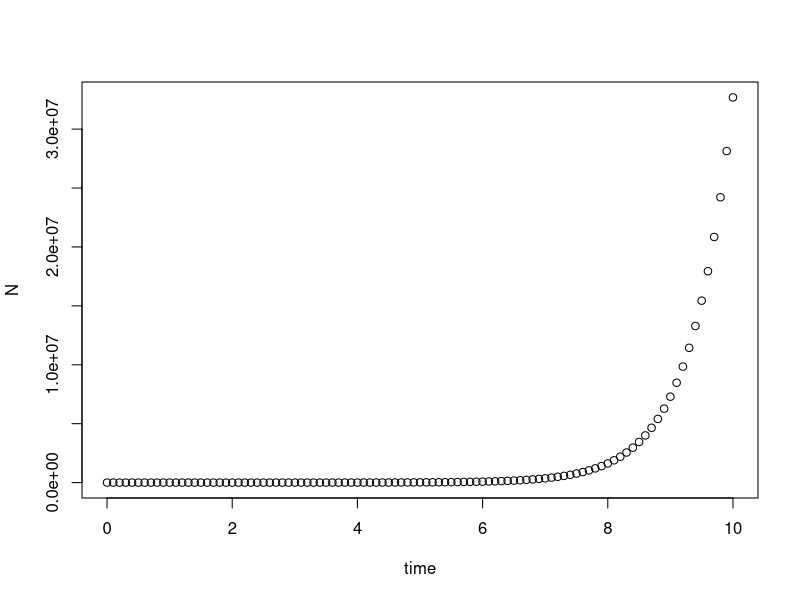
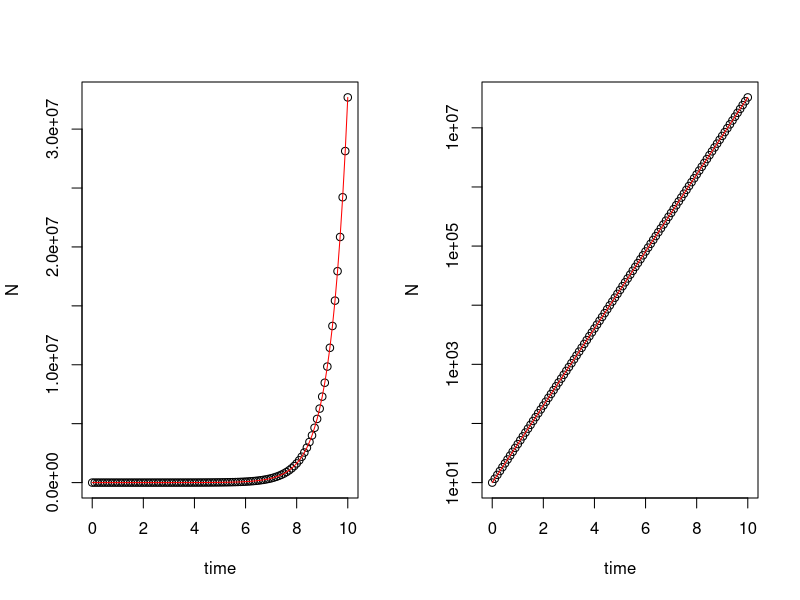
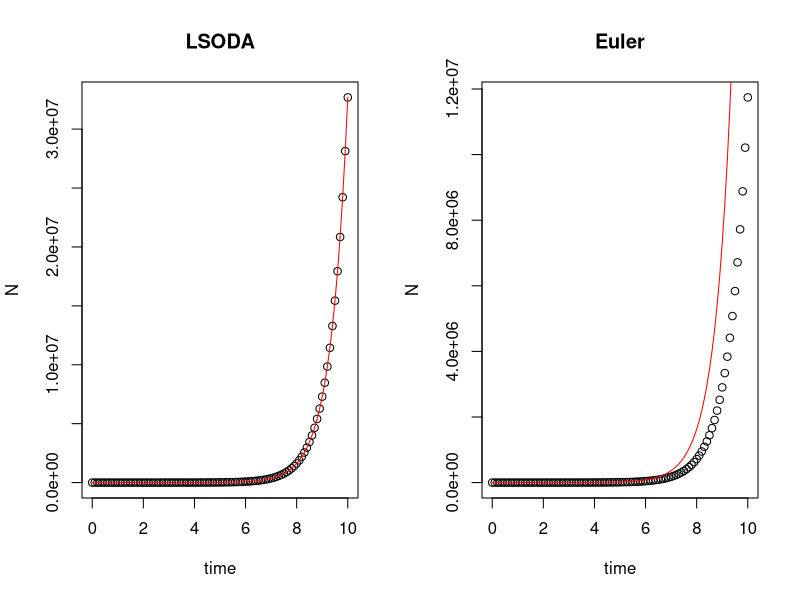
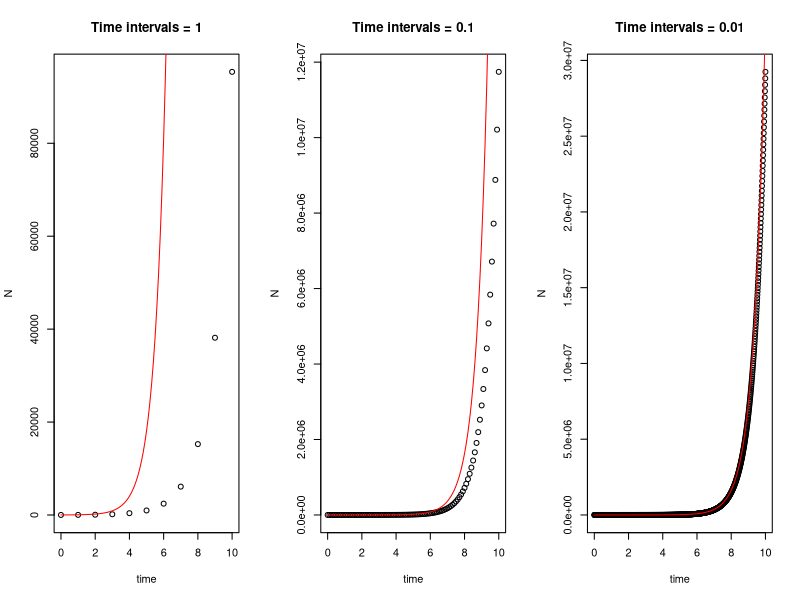
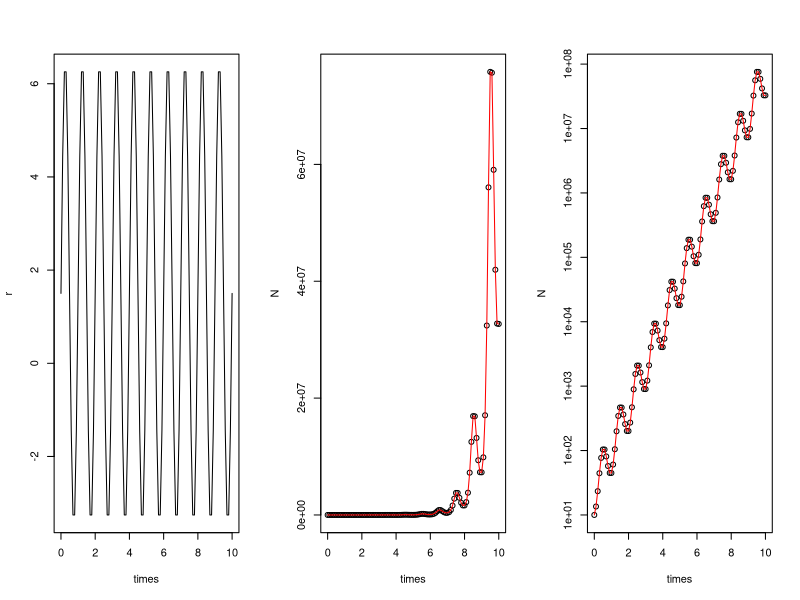
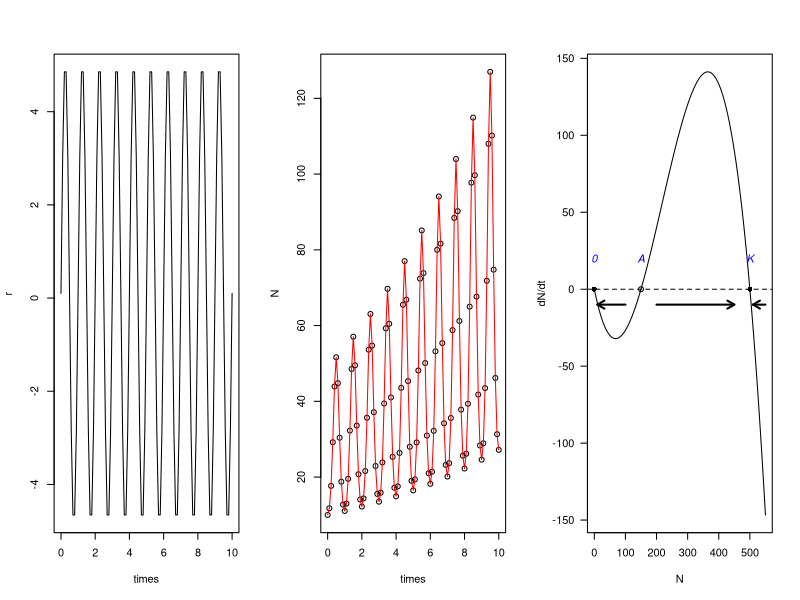
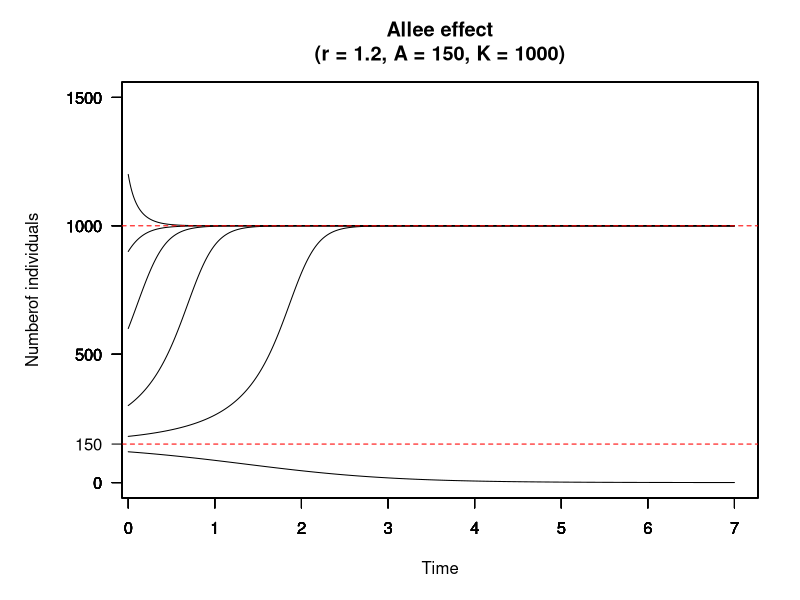
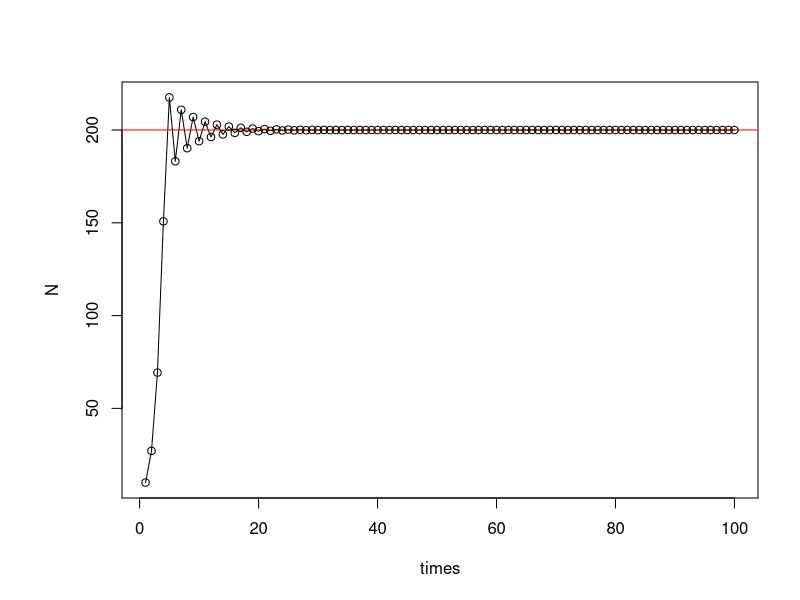

Here is the R script that generated these plots, in order:
## ---- chunk 1
library(tidyverse)
library(knitr)
library(kableExtra)

syllabus <- tibble(
  Date = c("**Week 1** <span style='vertical-align:-30%'> </span>
           <br> 9/4",
           "**Week 2** <span style='vertical-align:-30%'> </span>
           <br> 9/11",
           "**Week 3** <span style='vertical-align:-30%'> </span>
           <br> 9/18",
           "**Week 4** <span style='vertical-align:-30%'> </span>
           <br> 9/25",
           "**Week 5** <span style='vertical-align:-30%'> </span>
           <br> 10/2",
           "**Week 6** <span style='vertical-align:-30%'> </span>
           <br> 10/9",
           "**Week 7** <span style='vertical-align:-30%'> </span>
           <br> 10/16",
           "**Week 8** <span style='vertical-align:-30%'> </span>
           <br> 10/23",
           "**Week 9** <span style='vertical-align:-30%'> </span>
           <br> 10/30",
           "**Week 10** <span style='vertical-align:-30%'> </span>
           <br> 11/6",
           "**Week 11** <span style='vertical-align:-30%'> </span>
           <br> 11/13",
           "**Week 12** <span style='vertical-align:-30%'> </span>
           <br> 11/20",
           "**Week 13** <span style='vertical-align:-30%'> </span>
           <br> 11/27",
           "**Week 14** <span style='vertical-align:-30%'> </span>
           <br> 12/4",
           "**Week 15** <span style='vertical-align:-30%'> </span>
           <br> 12/11",
           "**Week 16** <span style='vertical-align:-30%'> </span>
           <br> 12/18"),
  
  `Lecture topic` = c("Introduction: what is theoretical ecology?", #week1
                      "Exponential population growth", #week2
                      "Logistic population growth and stability analysis", #week3
                      "Discrete population growth and stability analysis", #week4
                      "Metapopulations and patch occupancy models", #week5
                      "Harvesting and bifurcation", #week6
                      "Age-structured population models", #week7
                      "Lotka-Volterra model of competition: graphical analysis", #week8
                      "**Midterm exam**", #week9
                      "Lotka-Volterra model of competition: invasion analysis and linear stability analysis", #week10
                      "Predator-prey interactions (I)", #week11
                      "Predator-prey interactions (II)", #week12
                      "Multispecies models of predation: apparent competition", #week13
                      "Mechanistic models for consumer-resource dynamics", #week14
                      "Research applcations: plant-soil feedback as an example", #week15
                      "**Final exam**"), #week16
    
  Lab = c(" \\- ", #week1
          'Solving exponential growth equation using "deSolve" & Visualization', #week2
          "Simulating logistic growth", #week3
          "Logistic map and Ricker diagram", #week4
          "Metapopulations and patch occupancy models", #week5
          "Bifurcation diagram", #week6
          "Age-structured population model", #week7
          "Simulating competitive dynamics and invasion growth", #week8
          " \\-", #week9
          "Visualization of dynamics with complex eigenvalues", #week10
          "Lotka-Volterra model of predator-prey interactions and time-scale separation", #week11
          "Rosenzweig-MacArthur predator-prey model", #week12
          "Consumer-resource dynamics", #week13
          "Parameter space for apparent competition model", #week14
          " \\- ", #week15
          " \\- "), #week16
    
    
  Readings = c("[**Grainger et al., 2021**](https://doi.org/10.1086/717206)",
               "Gotelli [Ch.1], Case[Ch.1]", #week2
               " \\- ", #week3
               "Gotelli [Ch.2], Case[Ch.5], Otto & Day[Ch.5],
               [**May., 1976**](https://doi.org/10.1038/261459a0)", #week4
               "Gotelli [Ch.4], Case[Ch.16]", #week5
               "Pastor [Ch. 7], Strogatz [Ch. 3]", #week6
               "Gotelli [Ch.3], Case[Ch.3]", #week7
               "Gotelli [Ch.5], Case[Ch.14], 
               [**Broekman et al., 2019**]( https://doi.org/10.1111/ele.13349)", #week8
               " \\- ", #week9
               "Otto & Day [Ch.8],
               [**May., 1972**](https://www.nature.com/articles/238413a0)", #week10
               "Gotelli [Ch.6], Case[Ch.12, 13]", #week11
               "Gotelli [Ch.6], Case[Ch.12, 13]", #week12
               "[**Tilman., 1980**](https://doi.org/10.1086/283633),
               [**Armstrong & McGehee., 1980**](https://doi.org/10.1086/283553)", #week13
               "[**Holt., 1977**](https://doi.org/10.1016/0040-5809(77)90042-9)", #week14
               " \\- ",
               " \\- ")  
  
)

kbl(syllabus, align = "cccl", escape = F) %>%  
  kable_paper(full_width = T, 
              html_font = "Arial",
              font_size = 17) %>%
  kable_styling(bootstrap_options = c("bordered")) %>%
  row_spec(0, bold = T, color = "black", font_size = 20) %>%
  column_spec(1, width = "10em", border_right = T) %>%
  column_spec(2, width = "17em") %>%
  column_spec(3, width = "17em") %>%
  column_spec(4, width = "13em")

## ---- chunk 2
knitr::opts_chunk$set(message = F, 
                      error = F, 
                      warning = F)

## ---- chunk 3
###### part 1 ######
# install.packages("deSolve")
library(deSolve)

### (1) Model specification
exponential_model <- function(times, state, parms) {
  with(as.list(c(state, parms)), {
    dN_dt = r*N  # Exponential growth equation
    return(list(c(dN_dt)))  # Return the results
  })
}
## ---- chunk 4
### (2) Model application
times <- seq(0, 10, by = 0.1)  # Time steps to integrate over
state <- c(N = 10)  # Initial population size
parms <- c(r = 1.5)  # Intrinsic growth rate
## ---- chunk 5
# Run the ode solver
pop_size <- ode(func = exponential_model, times = times, y = state, parms = parms)

# Take a look at the results
head(pop_size)
## ---- chunk 6
plot(N ~ time, data = pop_size)
## ---- chunk 7
par(mfrow = c(1,2))
plot(N ~ time, data = pop_size) # Plot simulation data
curve(state[1]*exp(parms[1]*x), col = "red", add = T) # Adding analytic solution
plot(N ~ time, data = pop_size, log = "y") # Plot logged simulation data
curve(state[1]*exp(parms[1]*x), col = "red", add = T) # Adding analytic solution
## ---- chunk 8

###### part 2 ######
# Original setting
times <- seq(0, 10, by = 0.1)  # Time steps to integrate over
state <- c(N = 10)  # Initial population size
parms <- c(r = 1.5)  # Intrinsic growth rate
# Default: LSODA
pop_size <- ode(func = exponential_model, times = times, y = state, parms = parms)

# Euler's method
pop_size_1 <- ode(func = exponential_model, times = times, y = state, parms = parms, method = "euler")

# Compare different method
par(mfrow = c(1,2))
plot(N ~ time, data = pop_size, main = "LSODA")
curve(state[1]*exp(parms[1]*x), times[1], times[length(times)], col = "red", add = T) # correct curve
plot(N ~ time, data = pop_size_1, main = "Euler")
curve(state[1]*exp(parms[1]*x), times[1], times[length(times)], col = "red", add = T) # correct curve

# Different time intervals
times_1 <- seq(0, 10, by = 1)  # time steps to integrate over
times_2 <- seq(0, 10, by = 0.1)  # time steps to integrate over
times_3 <- seq(0, 10, by = 0.01)  # time steps to integrate over

# Euler's method
pop_size_1 <- ode(func = exponential_model, times = times_1, y = state, parms = parms, method = "euler")
pop_size_2 <- ode(func = exponential_model, times = times_2, y = state, parms = parms, method = "euler")
pop_size_3 <- ode(func = exponential_model, times = times_3, y = state, parms = parms, method = "euler")

# Compare different time intervals
par(mfrow = c(1,3))
plot(N ~ time, data = pop_size_1, main = "Time intervals = 1")
curve(state[1]*exp(parms[1]*x), col = "red", add = T) # correct curve
plot(N ~ time, data = pop_size_2, main = "Time intervals = 0.1")
curve(state[1]*exp(parms[1]*x), col = "red", add = T) # correct curve
plot(N ~ time, data = pop_size_3, main = "Time intervals = 0.01")
curve(state[1]*exp(parms[1]*x), col = "red", add = T) # correct curve
## ---- chunk 9
###### part 3 ######
### Model specification
exponential_model_fluc <- function(times, state, parms) {
  with(as.list(c(state, parms)), {
    dN_dt = (r_bar + sigma*sin(omega*times))*N  # exponential growth equation
    return(list(c(dN_dt)))  # return the results
  })
}
## ---- chunk 10
### Parameters
times <- seq(0, 10, by = 0.1)  # time steps to integrate over
state <- c(N = 10)  # initial population size
parms <- c(r_bar = 1.5, sigma = 5, omega = 2*pi)  # intrinsic growth rate
## ---- chunk 11
### Fluctuating growth rate
r = parms[1] + parms[2]*sin(parms[3]*times)
plot(r ~ times, type = "l")
## ---- chunk 12
### Solving model
pop_size <- ode(func = exponential_model_fluc, times = times, y = state, parms = parms)

### Plotting
plot(N ~ times, data = pop_size)
curve(state[1]*exp(parms[1]*x - parms[2]/parms[3]*(cos(parms[3]*x) - 1)), add = T, col = "red") # correct curve
plot(N ~ times, data = pop_size, log = "y")
curve(state[1]*exp(parms[1]*x - parms[2]/parms[3]*(cos(parms[3]*x) - 1)), add = T, col = "red") # correct curve
## ---- chunk 13
### Parameters
times <- seq(0, 10, by = 0.1)  # time steps to integrate over
state <- c(N = 10)  # initial population size
parms <- c(r_bar = 0.1, sigma = 5, omega = 2*pi)  # intrinsic growth rate

### Fluctuating growth rate
r = parms[1] + parms[2]*sin(parms[3]*times)
plot(r ~ times, type = "l")

### Solving model
pop_size <- ode(func = exponential_model_fluc, times = times, y = state, parms = parms)

### Plotting
plot(N ~ times, data = pop_size)
curve(state[1]*exp(parms[1]*x - parms[2]/parms[3]*(cos(parms[3]*x) - 1)), add = T, col = "red") # correct curve
## ---- chunk 14
knitr::include_app("https://genchanghsu0115.shinyapps.io/Logistic_mod_shinyapp/", height = "500px")
## ---- chunk 15
r = 1
A = 150
K = 500
curve(r*x*(1-x/K)*(x/A-1), from = 0, to = 550, xlim = c(0, 550),
      xlab = "N", ylab = "dN/dt", las = 1)
abline(h = 0, lty = 2)
points(y = rep(0, 3), x = c(0, A, K), pch = c(16, 1, 16))
text(x = c(0, A, K), y = rep(20, 3), labels = c("0", "A", "K"), font = 3, col = "blue")
arrows(x0 = c(100, 200, 550), y0 = -10, x1 = c(10, 450, 510), y1 = -10, length = 0.08, lwd = 2)
## ---- chunk 16
library(deSolve)
Allee <- function(t, state, pars) {
  with(as.list(c(state, pars)), {
    dN_dt = r*N*(1-N/K)*(N/A-1)
    return(list(c(dN_dt)))
    })
}
t <- seq(0, 7, by = 0.01)

state <- c(120,180, 300, 600, 900, 1200)
names(state) <- rep("N", time = length(state))
pars <- c(r = 1.2, A = 150, K = 1000)
par(mar = c(5, 4+2, 4,2) + 0.1)

for(i in 1:length(state)){
  #runthe ode solver
  pop_size <- ode(func = Allee, t = t, y = state[i], par = pars)
  plot(pop_size,ann = F, las =T, ylim = c(0, 1500), xlim = c(0.2,7))
  par(new = TRUE)
}
abline(h = 1000, col = "red", lty = 2)
abline(h = 150, col = "red", lty = 2)
axis(side = 2, at = 150, las = T)
title(main = paste0("Allee effect\n(r = ",pars["r"],
                  ", A = ",pars["A"],
                  ", K = ",pars["K"], ")"),
      xlab = "Time")
title(ylab = "Numberof individuals", line = 4)
## ---- chunk 17
### (1) Define the discrete logistic growth equation
log_fun <- function(r, N, K){N + r*N*(1-N/K)}
## ---- chunk 18
### (2) Set the parameters
r <- 1.8
K <- 200
N0 <- 10
time <- 100
Parms <- c(r = r, K = K)

### (3) Use for loop to iterate over the time sequence
pop_size <- data.frame(times = 1:time)
pop_size$N[1] <- N0
for(i in 2:time){
  pop_size$N[i] <- log_fun(r = r, N = pop_size$N[i - 1], K = K)
}

### (4) Population trajectory
plot(N ~ times, data = pop_size, type = "l")
abline(h = K, col = "red")
points(N ~ times, data = pop_size)
## ---- chunk 19
###### Part 2: Generic cobweb
### (1) define function
ReturnMap <- function(Func, x0, times, xmax, curve_n = 1000, parms){
  
  # get time series iteration
  x <- rep(x0, times)
  for(i in 2:times){
    x[i] <- Func(x[i-1], parms)
  }
  
  # get fine grid for function curve
  x.grid <- seq(0, xmax, length.out = curve_n)
  y.grid <- Func(x.grid, parms)
  ymax <- max(y.grid, xmax)
  
  # create canvas
  plot(NA, xlim = c(0, xmax), ylim = c(0, ymax), xaxs = "i", yaxs = "i", bty = "l", 
       xlab = expression(N[t]), ylab = expression(N[t+1]))
  abline(a = 0, b = 1, lty = 2, col = "grey50")          
  lines(x.grid, y.grid, col = "steelblue", lwd = 2)      
  
  # cobweb (horizontal to diagonal, vertical up to function)
  segments(x0 = x[1], y0 = 0,   x1 = x[1],   y1 = x[2], col = "firebrick")
  for(i in 2:(times-1)){
    segments(x0 = x[i-1], y0 = x[i],   
             x1 = x[i],   y1 = x[i], col = "firebrick")
    segments(x0 = x[i],   y0 = x[i], 
             x1 = x[i],   y1 = x[i+1], col = "firebrick")
  }
  
}

### (2) Set up discrete logistic function with outside parameters
Logistic <- function(N, parms){
  with(as.list(parms), {
    return(N + r*N*(1-N/K))
  })
}
Parms <- c(r = r, K = K)

### (3) Use the ReturnMap function
ReturnMap(Func = Logistic,
          x0 = 10, 
          times = 150,
          xmax = 310,
          curve_n = 1000, 
          parms = Parms)
## ---- chunk 20
knitr::include_app("https://genchanghsu0115.shinyapps.io/Discrete_logistic_mod_shinyapp/", height = "750px")
## ---- chunk 21
##### Part 3: Logistic map and bifurcation
### (1) Define the function
RickerPlot <- function(Func, variable, var_vec, x0, times, x_print = 200, parms){
  
  # prepare saving space 
  data_plot <- data.frame(var = rep(var_vec, each = x_print), x = 0)
  
  # change bifurcation parameter
  for (k in 1:length(var_vec)){
    parms[variable] <- var_vec[k]
    x <- rep(x0, times)
    
    # get time series with new bifurcation parameter
    for(i in 2:times){
      x[i] <- Func(x[i-1], parms)
    }
    
    # save the data
    data_plot$x[(1 + (k - 1)*x_print):(k*x_print)] <- x[(times - x_print + 1):times]
  }
  
  # plot 
  plot(x ~ var, data = data_plot, cex = 0.05, pch = 20, 
       xlab = variable, ylab = "Population size")
  
}

#### Discrete logistic function with outside parameters
Logistic <- function(N, parms){
  with(as.list(parms), {
    return(N + r*N*(1-N/K))
  })
}

### (2) Parameter setting
Parms <- c(r = r, K = K)
r_seq <- seq(from = 1.8, to = 3, by = 0.001)

### (3) Use generic ricker plot function
RickerPlot(Func = Logistic, 
           variable = "r", 
           var_vec = r_seq, 
           x0 = 10, 
           times = 500, 
           x_print = 100, 
           parms = Parms)
